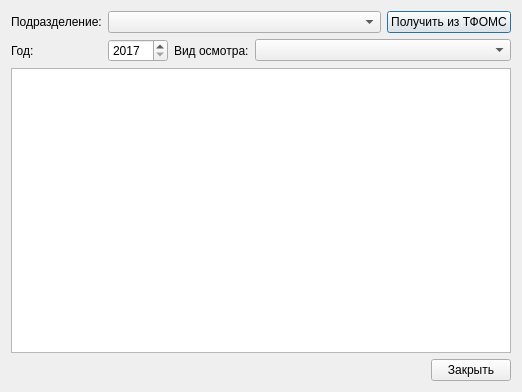
<?xml version="1.0" encoding="UTF-8"?>
<ui version="4.0">
 <class>ImportDispPlanQtysDialog</class>
 <widget class="QDialog" name="ImportDispPlanQtysDialog">
  <property name="geometry">
   <rect>
    <x>0</x>
    <y>0</y>
    <width>522</width>
    <height>392</height>
   </rect>
  </property>
  <property name="windowTitle">
   <string>Плановые объемы профилактических мероприятий</string>
  </property>
  <layout class="QVBoxLayout" name="verticalLayout">
   <item>
    <layout class="QGridLayout" name="gridLayout">
     <item row="2" column="0">
      <widget class="QLabel" name="label">
       <property name="text">
        <string>Год:</string>
       </property>
      </widget>
     </item>
     <item row="0" column="0">
      <widget class="QLabel" name="label_2">
       <property name="text">
        <string>Подразделение:</string>
       </property>
      </widget>
     </item>
     <item row="2" column="1">
      <widget class="QSpinBox" name="sbYear">
       <property name="sizePolicy">
        <sizepolicy hsizetype="Preferred" vsizetype="Fixed">
         <horstretch>0</horstretch>
         <verstretch>0</verstretch>
        </sizepolicy>
       </property>
       <property name="minimum">
        <number>2017</number>
       </property>
       <property name="maximum">
        <number>9999</number>
       </property>
      </widget>
     </item>
     <item row="2" column="2">
      <widget class="QLabel" name="label_3">
       <property name="text">
        <string>Вид осмотра:</string>
       </property>
      </widget>
     </item>
     <item row="0" column="5">
      <widget class="QPushButton" name="btnGetFromService">
       <property name="text">
        <string>Получить из ТФОМС</string>
       </property>
      </widget>
     </item>
     <item row="0" column="1" colspan="4">
      <widget class="CDbComboBox" name="cmbOrgStructure">
       <property name="sizePolicy">
        <sizepolicy hsizetype="Expanding" vsizetype="Fixed">
         <horstretch>0</horstretch>
         <verstretch>0</verstretch>
        </sizepolicy>
       </property>
      </widget>
     </item>
     <item row="2" column="3" colspan="3">
      <widget class="QComboBox" name="cmbKind">
       <property name="sizePolicy">
        <sizepolicy hsizetype="Expanding" vsizetype="Fixed">
         <horstretch>0</horstretch>
         <verstretch>0</verstretch>
        </sizepolicy>
       </property>
      </widget>
     </item>
    </layout>
   </item>
   <item>
    <widget class="CInDocTableView" name="tblPlanQtys"/>
   </item>
   <item>
    <layout class="QHBoxLayout" name="horizontalLayout_2">
     <item>
      <spacer name="horizontalSpacer">
       <property name="orientation">
        <enum>Qt::Horizontal</enum>
       </property>
       <property name="sizeHint" stdset="0">
        <size>
         <width>40</width>
         <height>20</height>
        </size>
       </property>
      </spacer>
     </item>
     <item>
      <widget class="QPushButton" name="btnClose">
       <property name="text">
        <string>Закрыть</string>
       </property>
      </widget>
     </item>
    </layout>
   </item>
  </layout>
 </widget>
 <customwidgets>
  <customwidget>
   <class>CInDocTableView</class>
   <extends>QTableView</extends>
   <header>library/InDocTable.h</header>
  </customwidget>
  <customwidget>
   <class>CDbComboBox</class>
   <extends>QComboBox</extends>
   <header>library/DbComboBox</header>
  </customwidget>
 </customwidgets>
 <resources/>
 <connections/>
</ui>
